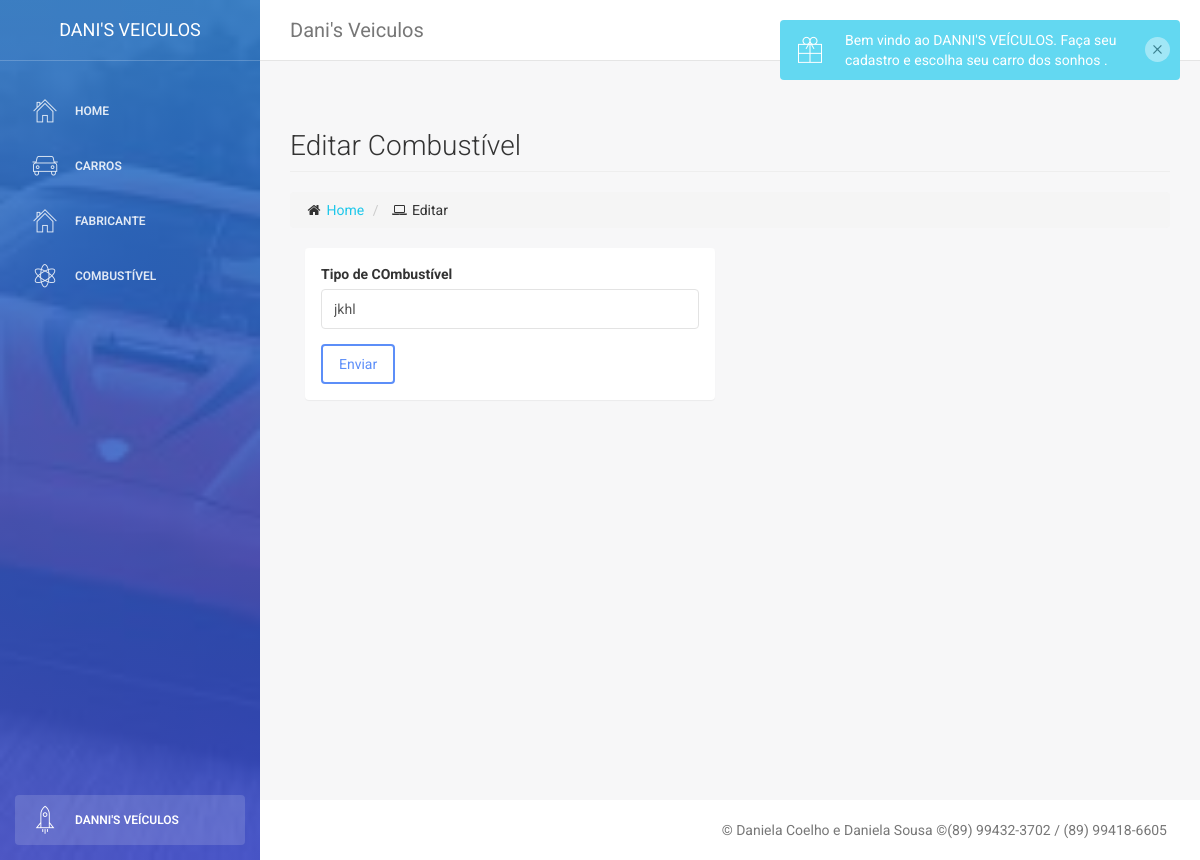
The app's page /cars/fuel/2/edit/, older data.
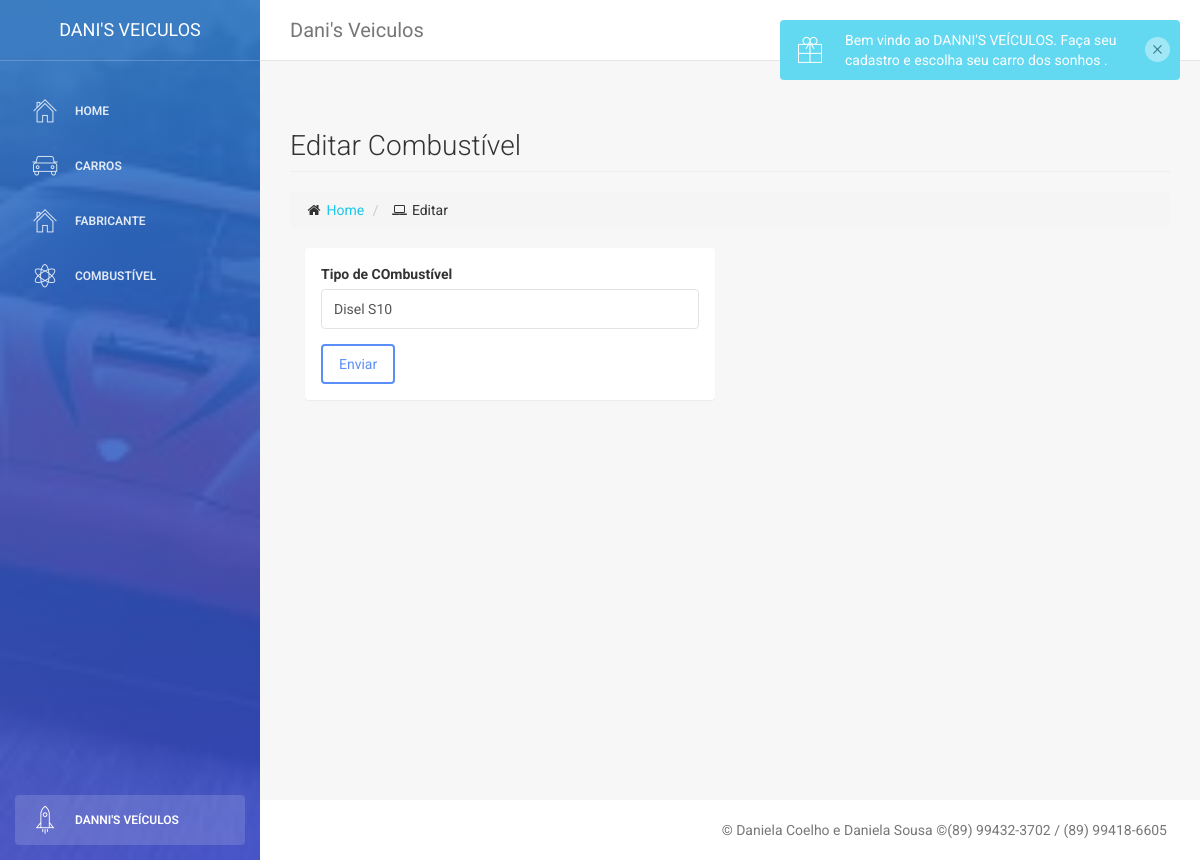
The same page, newer data.
### cars/models.py (models this page shows, shortened)
class Fuel(models.Model):
    type_fuel = models.CharField(max_length = 50)

### cars/views.py (the view)
# urls.py: path('fuel/<int:fuel_id>/edit/', views.fuel_edit),
def fuel_edit (request, fuel_id):
    if (request.method == 'POST'):
        fuel = Fuel.objects.get(pk=fuel_id)
        form = FuelForm(request.POST, instance = fuel)
        if (form.is_valid()):
            form.save()
            return redirect ('/cars/fuel/')
        else:
            return render(request, 'fuel/edit.html', {'form':form, 'fuel_id': fuel_id})
    else:
        fuel = Fuel.objects.get(pk=fuel_id)
        form = FuelForm(instance = fuel)
        return render (request, 'fuel/edit.html',{'form':form, 'fuel_id': fuel_id})

### cars/forms.py
class FuelForm(ModelForm):
    class Meta:
        model = Fuel
        fields = '__all__'
        widgets = {
            'type_fuel': TextInput(attrs={'class':'form-control'})
        }

### cars/templates/fuel/edit.html (shortened to what this page needs)
{% extends "base.html" %} {% block daniela %}
<div class="row">
    <div class="col-lg-12">
        <h3 class="page-header"> Editar Combustível </h3>
        <ol class="breadcrumb">
            <li>
                <i class="fa fa-home"></i>
                <a href="/cars/">Home</a>
            </li>
            <li>
                <i class="fa fa-laptop"></i> Editar </li>
        </ol>
    </div>
</div>
<div class="col-lg-6">
    <section class="panel">
        <div class="panel-body">
            <form action="/cars/fuel/{{fuel_id}}/edit/" method="POST">
                <div class="form-group">
                    <label for="{{form.type_fuel.id_for_label}}">Tipo de COmbustível</label>
                    {{form.type_fuel}}
                </div>
                <button type="submit" class="btn btn-primary"> Enviar </button>
            </form>
        </div>
    </section>
</div>
{% endblock %}

Row changes from the older to the newer data that the page shows:
changed Fuel: type_fuel "jkhl" → "Disel S10"
